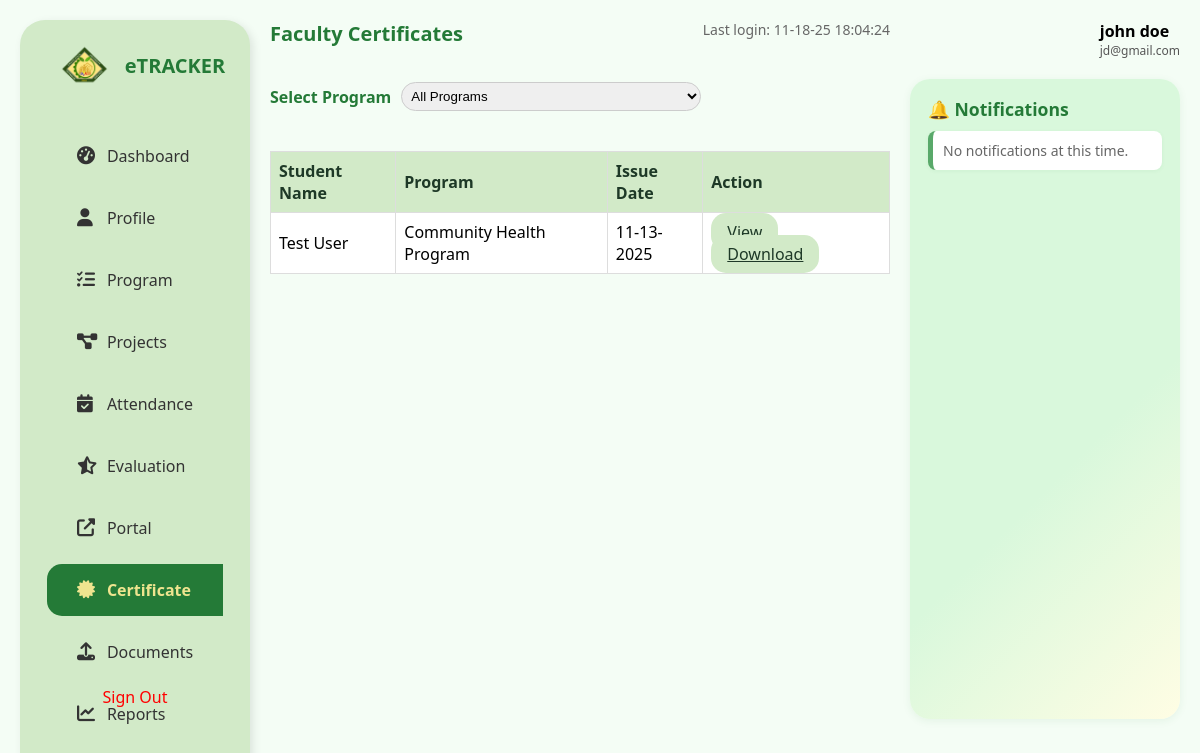
The app's page /FACULTY/certificates.php (signed in) with its own data.
### tables this page shows
CREATE TABLE `certificates` (
  `id` int(11) NOT NULL AUTO_INCREMENT,
  `student_email` varchar(255) NOT NULL,
  `student_name` varchar(255) NOT NULL,
  `program_id` int(11) NOT NULL,
  `program_name` varchar(255) NOT NULL,
  `issue_date` date DEFAULT curdate(),
  `certificate_file` varchar(255) DEFAULT NULL,
  `created_at` timestamp NULL DEFAULT current_timestamp(),
  PRIMARY KEY (`id`),
  KEY `idx_student` (`student_email`),
  KEY `idx_program` (`program_id`),
  KEY `idx_date` (`issue_date`),
  CONSTRAINT `certificates_ibfk_1` FOREIGN KEY (`program_id`) REFERENCES `programs` (`id`) ON DELETE CASCADE
);

CREATE TABLE `programs` (
  `id` int(11) NOT NULL AUTO_INCREMENT,
  `program_name` varchar(255) NOT NULL,
  `project_titles` longtext DEFAULT NULL,
  `department_id` int(11) DEFAULT NULL,
  `department` varchar(100) DEFAULT NULL,
  `program_type` varchar(100) DEFAULT NULL,
  `location` varchar(255) DEFAULT NULL,
  `target_audience` varchar(100) DEFAULT NULL,
  `start_date` date DEFAULT NULL,
  `previous_date` date DEFAULT NULL,
  `end_date` date DEFAULT NULL,
  `status` enum('planning','ongoing','ended','completed','cancelled') DEFAULT 'planning',
  `max_students` int(11) DEFAULT 0,
  `male_count` int(11) DEFAULT 0,
  `female_count` int(11) DEFAULT 0,
  `requirements` text DEFAULT NULL,
  `budget` decimal(10,2) DEFAULT NULL,
  `description` text DEFAULT NULL,
  `sdg_goals` text DEFAULT NULL,
  `faculty_id` int(11) DEFAULT NULL,
  `created_at` timestamp NOT NULL DEFAULT current_timestamp(),
  `updated_at` timestamp NOT NULL DEFAULT current_timestamp() ON UPDATE current_timestamp(),
  `is_archived` tinyint(1) NOT NULL DEFAULT 0,
  `archived_at` datetime DEFAULT NULL,
  PRIMARY KEY (`id`),
  KEY `fk_faculty_id_faculty` (`faculty_id`),
  KEY `programs_ibfk_1` (`department_id`),
  KEY `idx_programs_is_archived` (`is_archived`),
  KEY `idx_programs_department_id` (`department_id`),
  KEY `idx_programs_faculty_id` (`faculty_id`),
  KEY `idx_programs_status` (`status`),
  CONSTRAINT `fk_faculty_id_faculty` FOREIGN KEY (`faculty_id`) REFERENCES `users` (`id`) ON DELETE CASCADE ON UPDATE CASCADE,
  CONSTRAINT `programs_ibfk_1` FOREIGN KEY (`department_id`) REFERENCES `departments` (`department_id`) ON DELETE CASCADE ON UPDATE CASCADE
);

CREATE TABLE `users` (
  `id` int(11) NOT NULL AUTO_INCREMENT,
  `firstname` varchar(100) DEFAULT NULL,
  `lastname` varchar(100) DEFAULT NULL,
  `email` varchar(255) DEFAULT NULL,
  `password` varchar(255) DEFAULT NULL,
  `department_id` int(11) DEFAULT NULL,
  `role` enum('admin','faculty','student') DEFAULT NULL,
  `created_at` timestamp NOT NULL DEFAULT current_timestamp(),
  `phone` varchar(20) DEFAULT NULL,
  `department` varchar(100) DEFAULT NULL,
  `comm_preference` enum('email','sms') DEFAULT 'email',
  `verification_status` enum('verified','unverified') DEFAULT 'unverified',
  PRIMARY KEY (`id`),
  KEY `department_id` (`department_id`),
  CONSTRAINT `users_ibfk_1` FOREIGN KEY (`department_id`) REFERENCES `departments` (`department_id`) ON DELETE CASCADE
);

### FACULTY/certificates.php (the view, shortened to what this page needs)
<?php
require_once 'db.php';
$user_id = $_SESSION['user_id'] ?? null;
$faculty_id = null;
$stmt = $conn->prepare("SELECT id FROM faculty WHERE user_id = ?");
$stmt->bind_param("i", $user_id);
$stmt->execute();
$stmt->bind_result($faculty_id);
if (!$faculty_id) {
    $error_message = "Faculty record not found. Please contact your administrator to set up your faculty profile.";
    $show_error = true;
    $programs = [];
    $certificates = [];
    $notifications = [];
} else {
    $show_error = false;
$user_fullname = 'Unknown User';
$user_email = 'unknown@cvsu.edu.ph';
$stmt = $conn->prepare("SELECT firstname, lastname, email FROM users WHERE id = ?");
$stmt->bind_param("i", $user_id);
$stmt->execute();
$stmt->bind_result($firstname, $lastname, $email);
if ($stmt->fetch()) {
    $user_fullname = $firstname . ' ' . $lastname;
    $user_email = $email;
}
$programs = [];
$program_query = "SELECT id, program_name, start_date
                  FROM programs
                  WHERE faculty_id = ?
                  ORDER BY start_date";
$stmt = $conn->prepare($program_query);
$stmt->bind_param("i", $faculty_id);
$stmt->execute();
$result = $stmt->get_result();
while ($row = $result->fetch_assoc()) {
    $programs[] = $row;
}
$selected_program_id = isset($_GET['program_id']) && $_GET['program_id'] != 'all' ? $_GET['program_id'] : 'all';
$certificates = [];
if (!empty($programs)) {
    $program_ids = array_column($programs, 'id');
    if ($selected_program_id != 'all' && in_array($selected_program_id, $program_ids)) {
        $certificate_query = "SELECT c.student_name, c.issue_date, c.certificate_file, p.program_name
                              FROM certificates c
                              JOIN programs p ON c.program_id = p.id
                              WHERE c.program_id = ?
                              ORDER BY c.issue_date DESC";
        $stmt = $conn->prepare($certificate_query);
        $stmt->bind_param("i", $selected_program_id);
        $stmt->execute();
        $result = $stmt->get_result();
    } else {
        $in = implode(',', array_fill(0, count($program_ids), '?'));
        $types = str_repeat('i', count($program_ids));
        $certificate_query = "SELECT c.student_name, c.issue_date, c.certificate_file, p.program_name
                              FROM certificates c
                              JOIN programs p ON c.program_id = p.id
                              WHERE c.program_id IN ($in)
                              ORDER BY c.issue_date DESC";
        $stmt = $conn->prepare($certificate_query);
        $stmt->bind_param($types, ...$program_ids);
        $stmt->execute();
        $result = $stmt->get_result();
    }
    while ($row = $result->fetch_assoc()) {
        $certificates[] = $row;
    }
}
$notifications = [];
}
?>
<!DOCTYPE html>
<html lang="en">
<head>
  <link rel="stylesheet" href="sample.css" />
  <link rel="stylesheet" href="https://cdnjs.cloudflare.com/ajax/libs/font-awesome/6.5.0/css/all.min.css">
</head>
<body>
  <div class="container">
    <aside class="sidebar">
      <div class="logo">
        <img src="logo.png" alt="Logo" class="logo-img" />
        <span class="logo-text">eTRACKER</span>
      </div>
      <nav>
        <ul>
          <li><a href="Dashboard.php"><i class="fas fa-tachometer-alt"></i> Dashboard</a></li>
          <li><a href="profile.php"><i class="fas fa-user"></i> Profile</a></li>
          <li><a href="Programs.php"><i class="fas fa-tasks"></i> Program</a></li>
          <li><a href="Projects.php"><i class="fas fa-project-diagram"></i> Projects</a></li>
          <li><a href="Attendance.php"><i class="fas fa-calendar-check"></i> Attendance</a></li>
          <li><a href="Evaluation.php"><i class="fas fa-star-half-alt"></i> Evaluation</a></li>
          <li><a href="../portal/home/home.html"><i class="fas fa-external-link-alt"></i> Portal</a></li>
          <li class="active"><a href="certificates.php"><i class="fas fa-certificate"></i> Certificate</a></li>
          <li><a href="upload.php"><i class="fas fa-upload"></i> Documents </a></li>
          <li><a href="reports.php"><i class="fas fa-chart-line"></i> Reports</a></li>
        </ul>
        <div class="sign-out" style="position: absolute; bottom: 30px; left: 0; width: 100%; text-align: center;">
          <a href="../register/logout.php" style="color: inherit; text-decoration: none; display: block; padding: 12px 0;">Sign Out</a>
        </div>
      </nav>
    </aside>
    <div class="main-grid">
      <div class="main-content">
        <header class="topbar">
          <div class="role-label">Faculty Certificates</div>
          <div class="last-login">Last login: <?php echo date('m-d-y H:i:s'); ?></div>
        </header>
        <?php if ($show_error): ?>
          <div class="error-message" style="background: #ffeaea; border: 1px solid #e74c3c; color: #e74c3c; padding: 20px; border-radius: 5px; margin: 20px 0; text-align: center;">
            <h3>⚠️ <?php echo htmlspecialchars($error_message); ?></h3>
            <p>Please contact your system administrator to complete your faculty profile setup.</p>
          </div>
        <?php else: ?>
        <div class="program-selection">
          <label for="program-select">Select Program</label>
          <select id="program-select" name="program_id" onchange="window.location.href='certificates.php?program_id=' + this.value">
            <option value="all" <?php echo ($selected_program_id == 'all') ? 'selected' : ''; ?>>All Programs</option>
          </select>
        </div>
        <table class="certificate-table">
          <thead>
            <tr>
              <th>Student Name</th>
              <th>Program</th>
              <th>Issue Date</th>
              <th>Action</th>
            </tr>
          </thead>
          <tbody>
            <?php if (empty($certificates)): ?>
              <tr><td colspan="4">No certificates found.</td></tr>
            <?php else: ?>
              <?php foreach ($certificates as $certificate): ?>
                <tr>
                  <td><?php echo htmlspecialchars($certificate['student_name']); ?></td>
                  <td><?php echo htmlspecialchars($certificate['program_name']); ?></td>
                  <td><?php echo htmlspecialchars(date('m-d-Y', strtotime($certificate['issue_date']))); ?></td>
                  <td>
                    <?php if (!empty($certificate['certificate_file'])): ?>
                      <a href="/<?php echo htmlspecialchars($certificate['certificate_file']); ?>" class="btn" target="_blank">View</a>
                      <a href="/<?php echo htmlspecialchars($certificate['certificate_file']); ?>" class="btn" download>Download</a>
                    <?php else: ?>
                      <span>Not available</span>
                    <?php endif; ?>
                  </td>
                </tr>
              <?php endforeach; ?>
            <?php endif; ?>
          </tbody>
        </table>
        <?php endif;  ?>
      </div>
      <div class="right-panel">
        <div class="user-info">
          <div class="name"><?php echo htmlspecialchars($user_fullname); ?></div>
          <div class="email"><?php echo htmlspecialchars($user_email); ?></div>
        </div>
        <div class="notifications">
          <h3>🔔 Notifications</h3>
          <?php if (empty($notifications)): ?>
            <div class="note no-notifications">No notifications at this time.</div>
          <?php endif; ?>
        </div>
      </div>
    </div>
  </div>
</body>
</html>

### FACULTY/sample.css (style rules this page uses)
* { margin: 0; padding: 0; box-sizing: border-box; }
body { font-family: 'Segoe UI', sans-serif; background-color: #f4fdf5; height: 100vh; }
.container { display: flex; gap: 20px; padding: 20px; }
nav ul { list-style: none; padding: 0; }
nav ul li { margin: 10px 0; }
nav ul li a { text-decoration: none; color: #333; display: flex; align-items: center; gap: 10px; }
nav ul li.active a { font-weight: bold; color: #eee48f; }
nav i { width: 20px; }
.sidebar { width: 230px; height: 95vh; background-color: #d2eac8; border-radius: 25px; box-shadow: 3px 3px 10px rgba(0, 0, 0, 0.1); padding: 20px 0; display: flex; flex-direction: column; align-items: center; position: sticky; top: 20px; }
.sidebar .logo { font-size: 20px; font-weight: bold; color: #247a37; margin-bottom: 30px; }
.sidebar nav ul { list-style: none; width: 100%; }
.sidebar nav ul li { padding: 15px 30px; display: flex; align-items: center; gap: 10px; cursor: pointer; color: #1e3927; transition: all 0.2s ease; }
.sidebar nav ul li.active, .sidebar nav ul li:hover { background-color: #247a37; color: #ffffff; border-radius: 15px 0 0 15px; }
.sidebar nav ul li i { font-style: normal; font-size: 18px; }
.sign-out { margin-top: auto; margin-bottom: 20px; padding: 10px 20px; color: red; cursor: pointer; }
.sidebar .logo { display: flex; align-items: center; font-size: 30px; font-weight: bold; color: #247a37; margin-bottom: 30px; }
.logo-img { width: 80px; height: 50px; object-fit: contain; }
.logo-text { font-size: 20px; }
.main-grid { display: grid; grid-template-columns: 1fr 270px; flex: 1; gap: 20px; }
.main-content { display: flex; flex-direction: column; flex: 1; }
.right-panel { display: flex; flex-direction: column; align-items: flex-end; gap: 10px; }
.user-info .name { font-weight: bold; }
.user-info .email { font-size: 12px; color: #555; }
.notifications { margin-top: 10px; background: linear-gradient(135deg, #d9f8dc 60%, #fffde4 100%); padding: 18px; border-radius: 20px; box-shadow: 0 2px 8px rgba(36, 122, 55, 0.08); width: 100%; min-width: 0; max-width: unset; animation: fadeInUp 1.3s; box-sizing: border-box; align-self: stretch; height: 80vh; }
.notifications h3 { margin-bottom: 10px; color: #247a37; font-size: 1.1rem; }
.note { background: #fff; padding: 10px; margin-bottom: 10px; border-left: 5px solid #59a96a; border-radius: 8px; font-size: 14px; box-shadow: 0 1px 4px rgba(36, 122, 55, 0.06); animation: fadeInUp 1.4s; }
.no-notifications { font-size: 14px; color: #666; }
.topbar { display: flex; justify-content: space-between; align-items: flex-start; margin-bottom: 10px; }
.last-login { font-size: 14px; color: #666; }
.role-label { font-size: 20px; font-weight: bold; color: #247a37; margin-bottom: 5px; }

### FACULTY/certificates.php (style rules this page uses)
.program-selection { margin: 20px 0; display: flex; align-items: center; gap: 10px; }
.program-selection label { font-weight: bold; color: #247a37; }
.program-selection select { padding: 5px; border-radius: 15px; border: 1px solid #ccc; width: 300px; }
.btn { padding: 8px 16px; background-color: #d2eac8; border: none; border-radius: 15px; cursor: pointer; color: #1e3927; }
.certificate-table { width: 100%; border-collapse: collapse; margin-top: 20px; }
.certificate-table th, .certificate-table td { border: 1px solid #ddd; padding: 8px; text-align: left; }
.certificate-table th { background-color: #d2eac8; color: #1e3927; }
.certificate-table td { background-color: #fff; }

### records on screen
certificates: student_name "Test User", program.program_name "Community Health Program", issue_date "11-13-2025"
users: user_fullname "john doe", email "jd@gmail.com"
